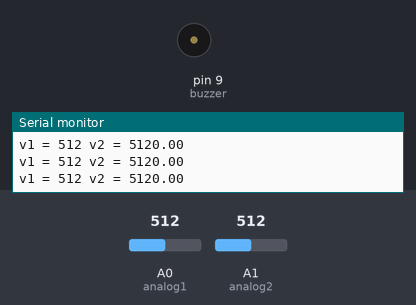
The sketch below on a simulated Arduino Uno, built with avr-gcc and run on an emulated ATmega328P. Parts: buzzer (waves = sounding), the last lines printed to the serial monitor. The test bench sets the inputs (shaded band); at power-on: A0 (analog1) = 512, A1 (analog2) = 512.

Above: at 1.2 s.
1.3 s: A0 (analog1) set to 504
At 1.7 s:
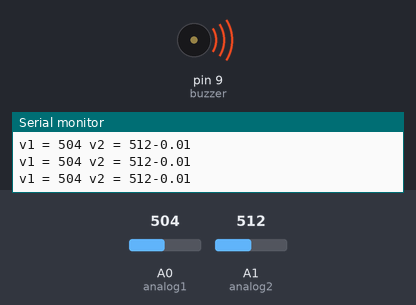
2.8 s: A1 (analog2) set to 494
At 3.9 s:
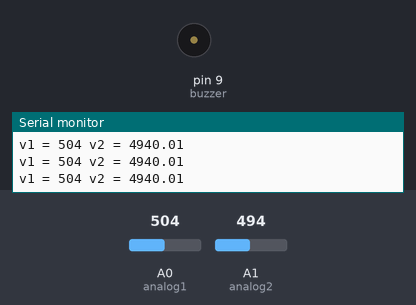
4.3 s: A1 (analog2) set to 511
At 5.6 s:
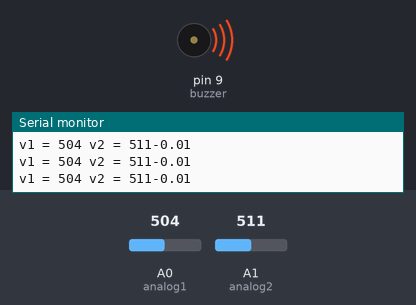
7.3 s: A0 (analog1) set to 11
8.8 s: A0 (analog1) set to 8
Timing chart, 0 to 11.3 s (numbered marks = the images above; inputs shaded):
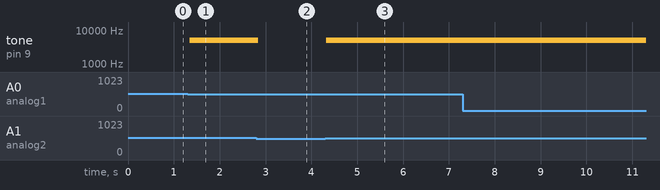

The sketch:

Buzzer.ino
```cpp
const int analog1 = A0;
const int analog2 = A1;
const int buzzer = 9;
float val = 0.0;
void setup() {
  // put your setup code here, to run once:
  pinMode(buzzer, OUTPUT);
  Serial.begin(9600);

}

void loop() {
  int v1 = analogRead(analog1);
  int v2 = analogRead(analog2);
  val = (v1-v2)/1023.0;
  Serial.print("v1 = ");
  Serial.print(v1);
  Serial.print(" v2 = ");
  Serial.print(v2);
  Serial.println(val);
  if (val<0.0){
    tone(buzzer, 5000);
  }
  else{
    noTone(buzzer);
  }
  // put your main code here, to run repeatedly:

}
```

Measured:
- the behaviour switches between 512 and 511 on A0 (analog1) (found by bisection; images 0 and 1)
- the behaviour switches between 505 and 504 on A1 (analog2) (found by bisection; images 1 and 2)
- after the input at 1.3 s, tone on pin 9 (buzzer): silent → 5000 Hz after 0.05 s
- after the input at 2.8 s, tone on pin 9 (buzzer): 5000 Hz → silent at once
- after the input at 4.3 s, tone on pin 9 (buzzer): silent → 5000 Hz at once
